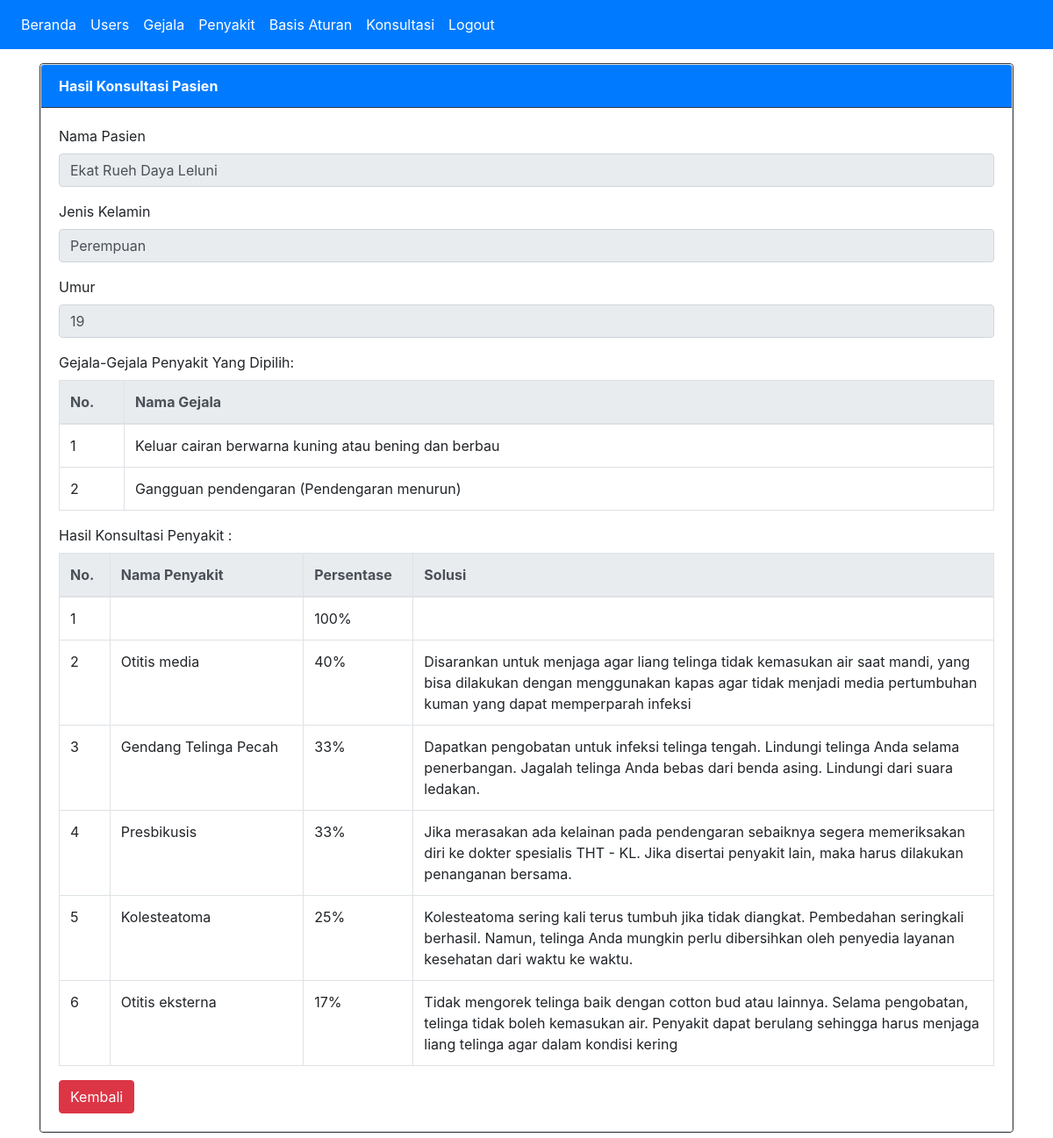
The app's page /index.php?page=konsultasi_admin&action=detail&id=16 (signed in) with its own data.
### tables this page shows
CREATE TABLE `konsultasi` (
  `id_konsultasi` int(11) NOT NULL,
  `tanggal` date NOT NULL,
  `nama_pasien` varchar(50) NOT NULL,
  `jenis_kelamin` varchar(50) NOT NULL,
  `umur` int(11) NOT NULL
);

CREATE TABLE `detail_konsultasi` (
  `id_konsultasi` int(11) NOT NULL,
  `id_gejala` int(11) NOT NULL
);

CREATE TABLE `gejala` (
  `id_gejala` int(11) NOT NULL,
  `nama_gejala` varchar(200) NOT NULL
);

CREATE TABLE `detail_penyakit` (
  `id_konsultasi` int(11) NOT NULL,
  `id_penyakit` int(3) NOT NULL,
  `persentase` tinyint(4) NOT NULL
);

CREATE TABLE `penyakit` (
  `id_penyakit` int(11) NOT NULL,
  `nama_penyakit` varchar(50) NOT NULL,
  `keterangan` text NOT NULL,
  `solusi` text NOT NULL
);

### detail_konsultasiadmin.php (the view, shortened to what this page needs)
<?php
$id_konsultasi=$_GET['id'];
$sql = "SELECT * FROM konsultasi
         WHERE id_konsultasi='$id_konsultasi'";
$result = $conn->query($sql);
$row = $result->fetch_assoc();
?>
<div class="row">
    <div class="col-sm-12">
        <form action="" method="POST">
            <div class="card border-dark">
                <div class="card">
                    <div class="card-header bg-primary text-white border-dark"><strong>Hasil Konsultasi Pasien</strong></div>
                    <div class="card-body">
                        <div class="form-group">
                            <label for="">Nama Pasien</label>
                            <input type="text" class="form-control" value="<?php echo $row['nama_pasien'] ?>" name="nama_pasien" readonly>
                        </div>
                        <div class="form-group">
                            <label for="">Jenis Kelamin</label>
                            <input type="text" class="form-control" value="<?php echo $row['jenis_kelamin'] ?>" name="jenis_kelamin" readonly>
                        </div>
                        <div class="form-group">
                            <label for="">Umur</label>
                            <input type="text" class="form-control" value="<?php echo $row['umur'] ?>" name="umur" readonly>
                        </div>
                        <label for="">Gejala-Gejala Penyakit Yang Dipilih:</label>
                        <table class="table table-bordered">
                            <thead class="thead-light">
                                <tr>
                                    <th width="40px">No.</th>
                                    <th width="700px">Nama Gejala</th>
                                </tr>
                            </thead>
                            <tbody>
                            <?php
                                $no=1;
                                $sql = "SELECT detail_konsultasi.id_konsultasi, detail_konsultasi.id_gejala, gejala.nama_gejala
                                    FROM  detail_konsultasi INNER JOIN gejala
                                    ON detail_konsultasi.id_gejala= gejala.id_gejala
                                    WHERE id_konsultasi='$id_konsultasi'";
                                $result = $conn->query($sql);
                                while($row = $result->fetch_assoc()) {
                            ?>
                            <tr>
                                <td><?php echo $no++; ?></td>
                                <td><?php echo $row['nama_gejala']; ?></td>
                            </tr>
                            <?php
                                }
                            ?>
                            </tbody>
                        </table>
                        <label for="">Hasil Konsultasi Penyakit :</label>
                        <table class="table table-bordered">
                            <thead class="thead-light">
                                <tr>
                                    <th width="40px">No.</th>
                                    <th width="200px">Nama Penyakit</th>
                                    <th width="50px">Persentase</th>
                                    <th width="600px">Solusi</th>
                                </tr>
                            </thead>
                            <tbody>
                            <?php
                                $no=1;
                                $sql = "SELECT detail_penyakit.id_konsultasi, detail_penyakit.id_penyakit, penyakit.nama_penyakit,
                                                penyakit.solusi, detail_penyakit.persentase
                                    FROM  detail_penyakit INNER JOIN penyakit
                                    ON detail_penyakit.id_penyakit= penyakit.id_penyakit
                                    WHERE id_konsultasi='$id_konsultasi'
                                    ORDER BY persentase DESC";
                                $result = $conn->query($sql);
                                while($row = $result->fetch_assoc()) {
                            ?>
                                <tr>
                                    <td><?php echo $no++; ?></td>
                                    <td><?php echo $row['nama_penyakit']; ?></td>
                                    <td><?php echo $row['persentase']."%"; ?></td>
                                    <td><?php echo $row['solusi']; ?></td>
                                </tr>
                            <?php
                                }
                            ?>
                            </tbody>
                            </table>
                            <a class="btn btn-danger" href="?page=penyakit">Kembali</a>
                    </div>
                </div>
            </div>
        </form>
    </div>
</div>

### records on screen
konsultasi: nama_pasien "Ekat Rueh Daya Leluni", jenis_kelamin "Perempuan", umur "19"
detail_konsultasi: id_gejala.nama_gejala "Keluar cairan berwarna kuning atau bening dan berbau"
detail_konsultasi: id_gejala.nama_gejala "Gangguan pendengaran (Pendengaran menurun)"
detail_penyakit: persentase "100"
detail_penyakit: id_penyakit.nama_penyakit "Otitis media", persentase "40", id_penyakit.solusi "Disarankan untuk menjaga agar liang telinga tidak kemasukan air saat mandi, yang bisa dilakukan dengan menggunakan kapas agar tidak menjadi media pertumbuhan kuman yang dapat memperparah infeksi"
detail_penyakit: id_penyakit.nama_penyakit "Gendang Telinga Pecah", persentase "33", id_penyakit.solusi "Dapatkan pengobatan untuk infeksi telinga tengah. Lindungi telinga Anda selama penerbangan. Jagalah telinga Anda bebas dari benda asing. Lindungi dari suara ledakan."
detail_penyakit: id_penyakit.nama_penyakit "Presbikusis", persentase "33", id_penyakit.solusi "Jika merasakan ada kelainan pada pendengaran sebaiknya segera memeriksakan diri ke dokter spesialis THT - KL. Jika disertai penyakit lain, maka harus dilakukan penanganan bersama."
detail_penyakit: id_penyakit.nama_penyakit "Kolesteatoma", persentase "25", id_penyakit.solusi "Kolesteatoma sering kali terus tumbuh jika tidak diangkat. Pembedahan seringkali berhasil. Namun, telinga Anda mungkin perlu dibersihkan oleh penyedia layanan kesehatan dari waktu ke waktu."
detail_penyakit: id_penyakit.nama_penyakit "Otitis eksterna", persentase "17", id_penyakit.solusi "Tidak mengorek telinga baik dengan cotton bud atau lainnya. Selama pengobatan, telinga tidak boleh kemasukan air. Penyakit dapat berulang sehingga harus menjaga liang telinga agar dalam kondisi kering"
